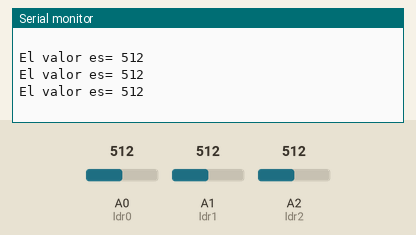
Bench run of a sketch on a simulated Arduino Uno, built with avr-gcc and run on an emulated ATmega328P. On the bench: the last lines printed to the serial monitor. The test bench sets the inputs (shaded band); at power-on: A0 (ldr0) = 512, A1 (ldr1) = 512, A2 (ldr2) = 512.

Above: at 2.3 s.
2.4 s: A0 (ldr0) set to 716
4.5 s: A1 (ldr1) set to 306
At 5.7 s:
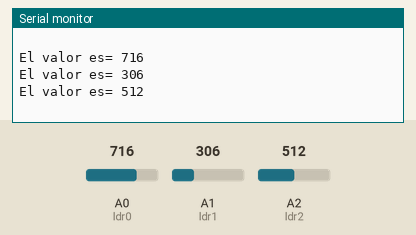
6.6 s: A2 (ldr2) set to 900
At 8.4 s:
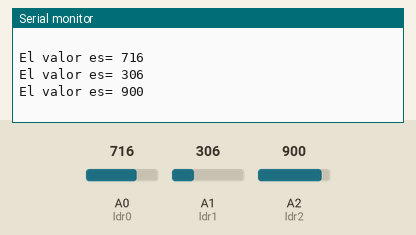
8.7 s: A2 (ldr2) set to 1023
At 9.6 s:
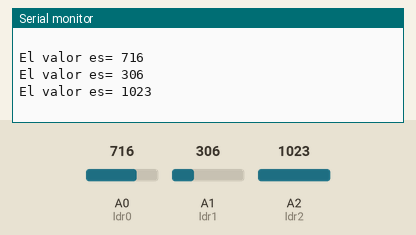
10.8 s: A1 (ldr1) set to 122
At 12.7 s:
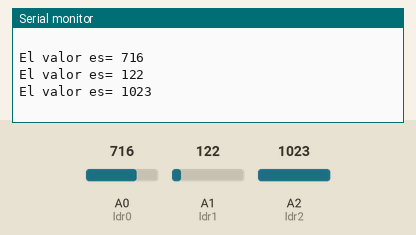
12.9 s: A0 (ldr0) set to 511
Timing chart, 0 to 15.9 s (numbered marks = the images above; inputs shaded):
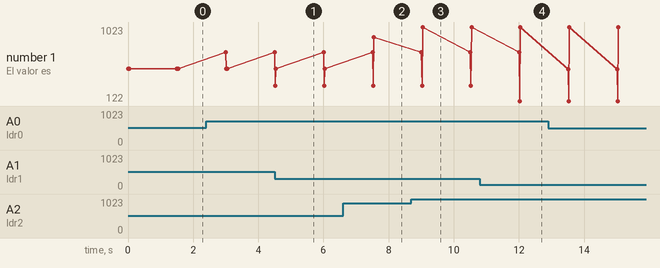

The sketch:

lector_de_llum2.ino
```cpp
/**********************************************************************************
**                                                                               **
**                              Lector de Llum                                   **
**                                                                               **
**                                                                               **
**********************************************************************************/

//********** Includes *************************************************************

//********** Variables ************************************************************

const int ldr0 = A0;         // donar nom al pin A0 de l’Arduino
const int ldr1 = A1;         // donar nom al pin A1 de l’Arduino
const int ldr2 = A2;         // donar nom al pin A2 de l’Arduino

int valLdr0, valLdr1, valLdr2;     // per guardar valors del ldrs

//********** Setup ****************************************************************
void setup()
{
  Serial.begin (9600);
    pinMode(ldr0, INPUT);     // definir el pin 9 com una sortida
    pinMode(ldr1, INPUT);     // definir el pin 9 com una sortida
   pinMode(ldr2, INPUT);     // definir el pin 9 com una sortida


}
//********** Loop *****************************************************************
void loop()
{

  int valLdr0 = analogRead(ldr0);   // llegir valor ldr0
   Serial.print ("El valor es= ");
  Serial.println (valLdr0);


  int valLdr1 = analogRead(ldr1);   // llegir valor ldr1
  Serial.print ("El valor es= ");
  Serial.println (valLdr1);


  int valLdr2 = analogRead(ldr2);   // llegir valor
  Serial.print ("El valor es= ");
  Serial.println (valLdr2);
  Serial.println ("    ");
   delay(1500);


}

//********** Funcions *************************************************************
```

Measured:
- after the input at 4.5 s, the serial monitor: prints a new line at once (image 1)
- after the input at 6.6 s, the serial monitor: prints a new line after 0.94 s (image 2)
- after the input at 8.7 s, the serial monitor: prints a new line after 0.35 s (image 3)
- after the input at 10.8 s, the serial monitor: prints a new line after 1.2 s (image 4)
- plotted number 1: 512 → 900 after the input at 6.6 s, 900 → 1023 after the input at 8.7 s
